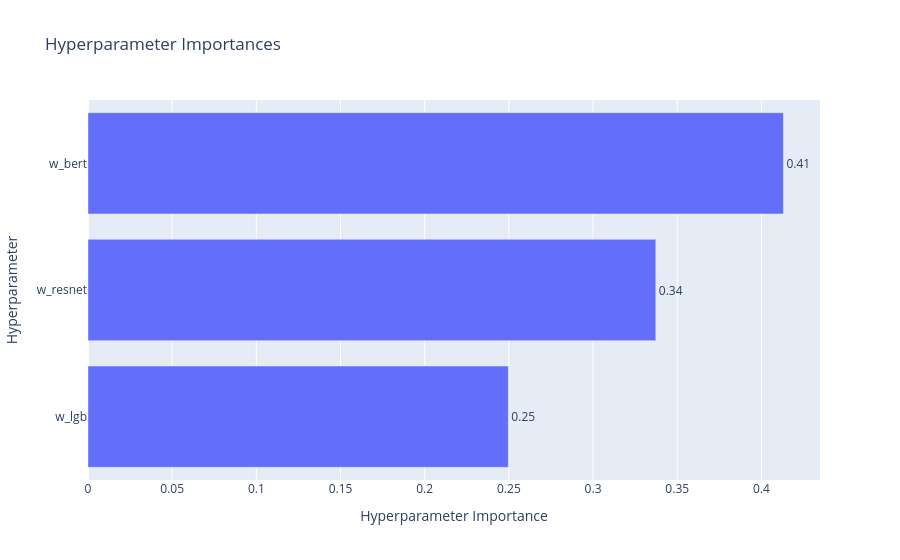

The notebook cell this image was saved under:
### Code cell
#fig = plot_param_importances(study_blend, evaluator= PedAnovaImportanceEvaluator(seed=24))
#fig.update_layout(
#    title="Importancia de los Modelos en el Ensamble",
#    xaxis_title="Importancia relativa",
#    yaxis_title="Modelos",
#    template="plotly_white"
#)
#fig.show()

evaluator = PedAnovaImportanceEvaluator(baseline_quantile=0.25)

# 4. Graficar la importancia
fig = plot_param_importances(
    study_blend,
    evaluator=evaluator
)

# Mostrar la figura
fig.show()

### Figure 1 — Plotly figure (JSON) as saved in the notebook; plotly's stock layout.template omitted (floating-point values rounded to 4 significant figures)
{"data": [{"cliponaxis": false, "hovertemplate": ["w_lgb (FloatDistribution): 0.2496744948600503<extra></extra>", "w_resnet (FloatDistribution): 0.33726799409145836<extra></extra>", "w_bert (FloatDistribution): 0.41305751104849125<extra></extra>"], "name": "Objective Value", "orientation": "h", "text": ["0.25", "0.34", "0.41"], "textposition": "outside", "type": "bar", "x": [0.2497, 0.3373, 0.4131], "y": ["w_lgb", "w_resnet", "w_bert"]}], "layout": {"title": {"text": "Hyperparameter Importances"}, "xaxis": {"title": {"text": "Hyperparameter Importance"}}, "yaxis": {"title": {"text": "Hyperparameter"}}}}
